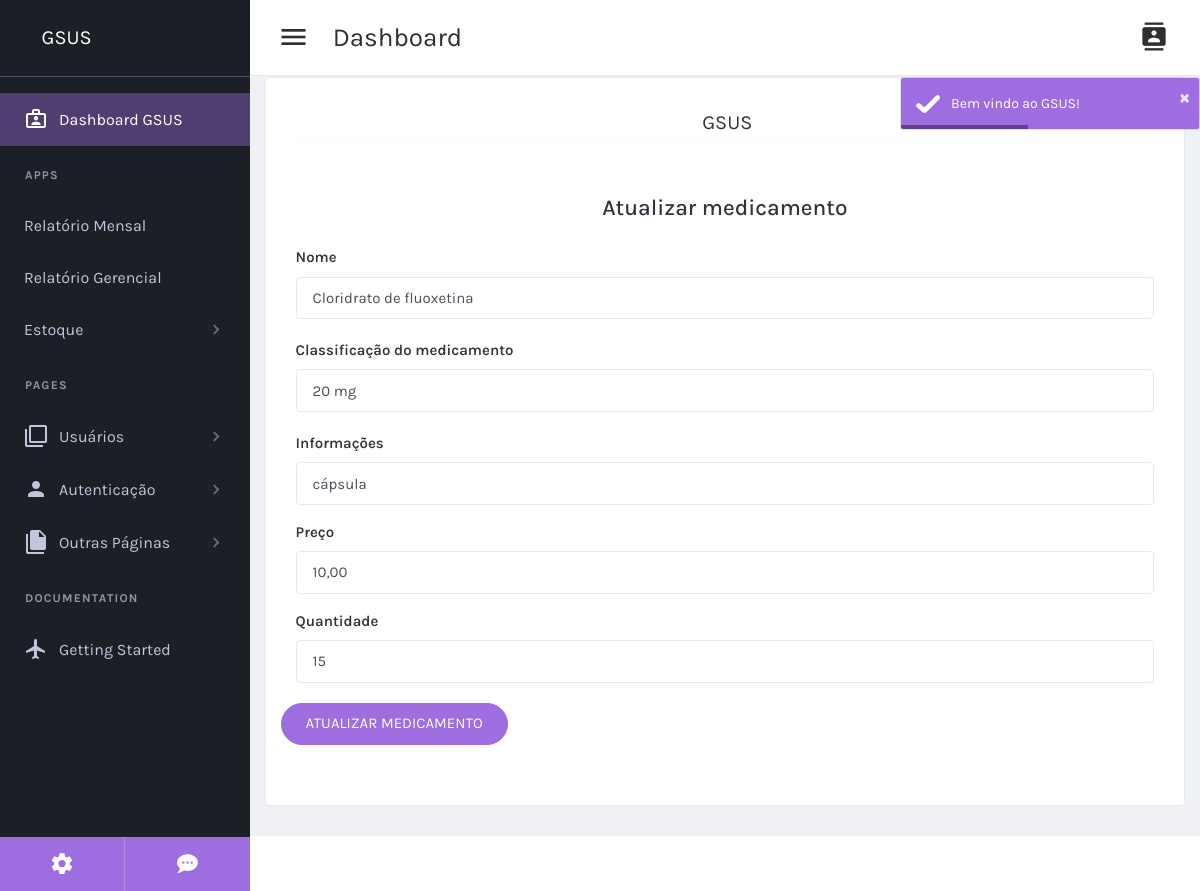
The page /atualizarmed.php?id_medicamento=4 on the database its author committed.
### tables this page shows
CREATE TABLE `medicamento` (
  `id_medicamento` int(11) NOT NULL,
  `nome` varchar(100) NOT NULL,
  `classificacao_medicamento` varchar(100) NOT NULL,
  `informacoes` varchar(100) NOT NULL,
  `preco` varchar(50) NOT NULL,
  `quantidade` int(11) NOT NULL,
  `id_posto` int(11) NOT NULL,
  `id_farmacia` int(6) NOT NULL
);

### public/atualizarmed.php (the view, shortened to what this page needs)
<?php
include('connection.php');
$id_medicamento = intval($_GET['id_medicamento']);
$slq_medicamento = "SELECT * FROM medicamento WHERE id_medicamento = '$id_medicamento'";
$query_medicamento = $mysqli->query($slq_medicamento) or die($mysqli->error);
$medicamento = $query_medicamento->fetch_assoc();
?>
<!DOCTYPE html>
<html lang="en" dir="ltr">
  <head>
  <link href="plugins/material/css/materialdesignicons.min.css" rel="stylesheet" />
  <link href="plugins/simplebar/simplebar.css" rel="stylesheet" />
  <link href="plugins/nprogress/nprogress.css" rel="stylesheet" />
  <link href="plugins/DataTables/DataTables-1.10.18/css/jquery.dataTables.min.css" rel="stylesheet" />
  <link href="plugins/jvectormap/jquery-jvectormap-2.0.3.css" rel="stylesheet" />
  <link href="plugins/daterangepicker/daterangepicker.css" rel="stylesheet" />
  <link href="https://cdn.quilljs.com/1.3.6/quill.snow.css" rel="stylesheet">
  <link href="plugins/toaster/toastr.min.css" rel="stylesheet" />
  <link id="main-css-href" rel="stylesheet" href="css/style.css" />
  <link rel="stylesheet" href="assets/css/icofont.min.css">
</head>
  <body class="navbar-fixed sidebar-fixed" id="body">
    <div class="wrapper">
        <aside class="left-sidebar sidebar-dark" id="left-sidebar">
          <div id="sidebar" class="sidebar sidebar-with-footer">
            <div class="app-brand">
              <a href="/index.html">
              <i class="icofont-group"></i>
              <span class="brand-name">GSUS</span>
              <i class="icofont-map-pins"></i>
              </a>
            </div>
            <div class="sidebar-left" data-simplebar style="height: 100%;">
              <ul class="nav sidebar-inner" id="sidebar-menu">
                  <li
                   class="active"
                   >
                    <a class="sidenav-item-link" href="indexgestor.php">
                      <i class="mdi mdi-briefcase-account-outline"></i>
                      <span class="nav-text">Dashboard GSUS</span>
                    </a>
                  </li>
                  <li class="section-title">
                    Apps
                  </li>
                  <li >
                              <a class="sidenav-item-link" href="relatoriomensal.php">
                                <span class="nav-text">Relatório Mensal</span>
                              </a>
                            </li>
                  <li >
                              <a class="sidenav-item-link" href="relatoriomensal.php">
                                <span class="nav-text">Relatório Gerencial</span>
                              </a>
                            </li>
                  <li  class="has-sub" >
                    <a class="sidenav-item-link" href="javascript:void(0)" data-toggle="collapse" data-target="#email"
                      aria-expanded="false" aria-controls="email">
                      <span class="nav-text">Estoque</span> <b class="caret"></b>
                    </a>
                  </li>
                  <li class="section-title">
                    Pages
                  </li>
                  <li  class="has-sub" >
                    <a class="sidenav-item-link" href="javascript:void(0)" data-toggle="collapse" data-target="#users"
                      aria-expanded="false" aria-controls="users">
                      <i class="mdi mdi-image-filter-none"></i>
                      <span class="nav-text">Usuários</span> <b class="caret"></b>
                    </a>
                  </li>
                  <li  class="has-sub" >
                    <a class="sidenav-item-link" href="javascript:void(0)" data-toggle="collapse" data-target="#authentication"
                      aria-expanded="false" aria-controls="authentication">
                      <i class="mdi mdi-account"></i>
                      <span class="nav-text">Autenticação</span> <b class="caret"></b>
                    </a>
                  </li>
                  <li  class="has-sub" >
                    <a class="sidenav-item-link" href="javascript:void(0)" data-toggle="collapse" data-target="#other-page"
                      aria-expanded="false" aria-controls="other-page">
                      <i class="mdi mdi-file-multiple"></i>
                      <span class="nav-text">Outras páginas</span> <b class="caret"></b>
                    </a>
                  </li>
                  <li class="section-title">
                    Documentation
                  </li>
                  <li
                   >
                    <a class="sidenav-item-link" href="getting-started.html">
                      <i class="mdi mdi-airplane"></i>
                      <span class="nav-text">Getting Started</span>
                    </a>
                  </li>
              </ul>
            </div>
            <div class="sidebar-footer">
              <div class="sidebar-footer-content">
                <ul class="d-flex">
                  <li>
                    <a href="user-account-settings.html" data-toggle="tooltip" title="Profile settings"><i class="mdi mdi-settings"></i></a></li>
                  <li>
                    <a href="#" data-toggle="tooltip" title="No chat messages"><i class="mdi mdi-chat-processing"></i></a>
                  </li>
                </ul>
              </div>
            </div>
          </div>
        </aside>
      <div class="page-wrapper">
          <header class="main-header" id="header">
            <nav class="navbar navbar-expand-lg navbar-light" id="navbar">
              <button id="sidebar-toggler" class="sidebar-toggle">
              </button>
              <span class="page-title">Dashboard</span>
              <div class="navbar-right ">
                <ul class="nav navbar-nav">
                  <li class="custom-dropdown">
                    <a class="offcanvas-toggler active custom-dropdown-toggler" data-offcanvas="contact-off" href="javascript:" >
                      <i class="mdi mdi-contacts icon"></i>
                    </a>
                  </li>
                    </ul>
              </div>
            </nav>
            </header>
              <div class="col-lg-12 col-xl-12 col-md-15 ">
                <div class="card card-default mb-6">
                  <div class="card-header pb-5">
                    <div class="app-brand w-100 d-flex justify-content-center border-bottom-6">
                      <i class="icofont-group"></i>
                      <span class="brand-name text-dark">GSUS</span>
                      <i class="icofont-map-pins"></i>
                    </div>
                  </div>
                  <div class="card-body px-14 pb-14 pt-6">
                    <h4 class="text-dark text-center mb-5">Atualizar medicamento</h4>
                    <form method = "POST" action = "">
                      <div class="row">
                        <div class="form-group col-md-12 mb-4">
                          <label>Nome</label>
                          <input name = "nome" value = "<?php echo $medicamento['nome']?>" type="text" name = "nome" class="form-control input-lg">
                        </div>
                        <div class="form-group col-md-12 mb-4">
                          <label>Classificação do medicamento</label>
                          <input name = "classificacao_medicamento" value = "<?php  echo $medicamento['classificacao_medicamento']?>" type="text" name="classificacao_medicamento" id="classificacao_medicamento" class="form-control input-lg">
                        </div>
                        <div class="form-group col-md-12 ">
                        <label>Informações</label>
            <input name = "informacoes" value = "<?php echo $medicamento['informacoes']?>" type="text" name="informacoes" class="form-control input-lg" >
                        </div>
                        <div class="form-group col-md-12 ">
                          <label>Preço</label>
            <input name = "preco" value = "<?php echo $medicamento['preco']?>"  type="text" name="preco" id="preco" class="form-control input-lg">
                        </div>
                        <div class="form-group col-md-12 mb-4">
                          <label>Quantidade</label>
                          <input name = "quantidade" value = "<?php echo $medicamento['quantidade']?>" type="int" name = "quantidade" class="form-control input-lg" id="quantidade" >
                        </div>
                          <button type="submit" class="btn btn-primary btn-pill mb-6">Atualizar medicamento</button>
                         </div>
                      </div>
                  </div>
                </div>
              </div>
            </div>
          <footer class="footer mt-auto">
            <div class="copyright bg-white">
              <p>
                &copy; <span id="copy-year"></span> Copyright GSUS.
              </p>
            </div>
          </footer>
  </body>
</html>

### rows shown on the page
medicamento: nome "Cloridrato de fluoxetina", classificacao_medicamento "20 mg", informacoes "cápsula", preco "10,00", quantidade "15"
